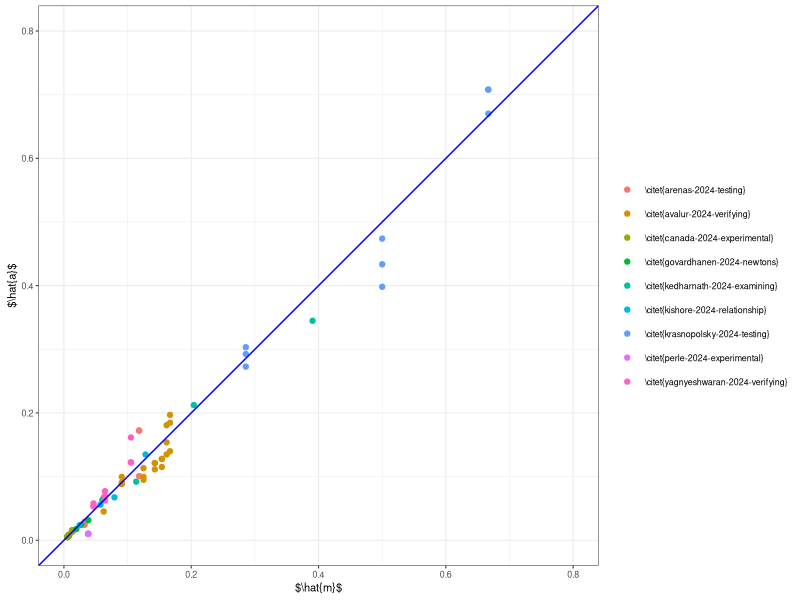
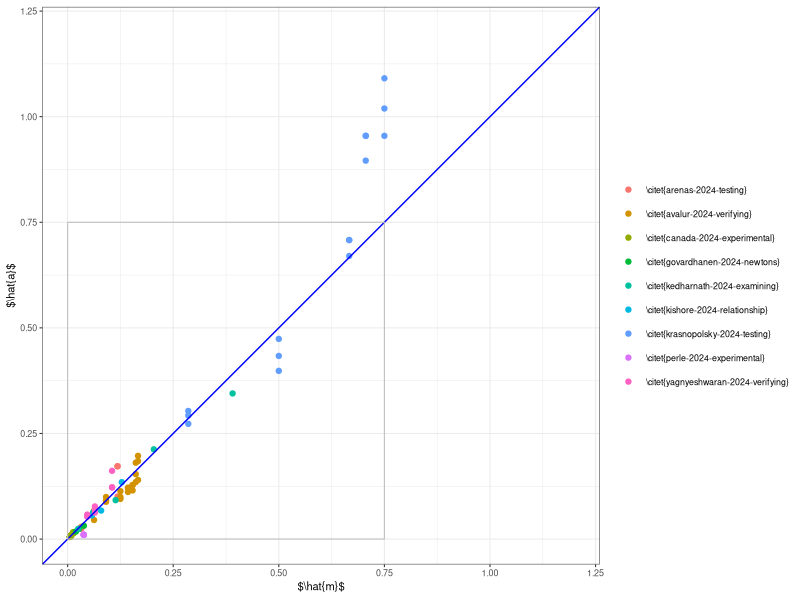

These charts were generated, in order, by the following R code:
library(ggplot2)
raw <- read.csv("all.csv",header=TRUE)

library(dplyr)
filtered <- filter(
    raw,
    2*x.m/t.s^2<8, # problematic entries in krasnopolsky
    #source!="govardhanen",
    #2*x.m/t.s^2/9.81<0.3,
)

data <- mutate(
 filtered,
 ameas.ms2 = 2*x.m/t.s^2,
 mhat = m2.kg/(m1.kg+m2.kg+mc.kg),
 ahat = ameas.ms2/9.81,
 )

data2 <- mutate(
 raw,
 ameas.ms2 = 2*x.m/t.s^2,
 mhat = m2.kg/(m1.kg+m2.kg+mc.kg),
 ahat = ameas.ms2/9.81,
 )    

library(svglite)
library(scales)
fig3 <- ggplot(data)+geom_point(aes(x=mhat,y=ahat,color=source))+
     ylim(0,0.8)+xlim(0,0.8)+
     geom_abline(slope=1.0,intercept=0.0,color='blue')+
     xlab('$\\hat{m}$')+
    ylab('$\\hat{a}$')+
    scale_color_manual(values=hue_pal()(9),
                         name=NULL,
                         labels=c("\\citet{arenas-2024-testing}",
                                  "\\citet{avalur-2024-verifying}",
                                  "\\citet{canada-2024-experimental}",
                                  "\\citet{govardhanen-2024-newtons}",
                                  "\\citet{kedharnath-2024-examining}",
                                  "\\citet{kishore-2024-relationship}",
                                  "\\citet{krasnopolsky-2024-testing}",
                                  "\\citet{perle-2024-experimental}",
                                  "\\citet{yagnyeshwaran-2024-verifying}"))+
    theme_bw(base_size=8)+
    guides(color=guide_legend(position="right"))+
    theme(aspect.ratio=1)
svglite('fig3.svg',width=6,height=4,pointsize=8)
print(fig3)
dev.off()

fit1 <- lm(ahat~mhat,data)
summary(fit1)

fit2 <- lm(ahat-mhat~mhat,data)
summary(fit2)

fig2 <- ggplot(data2)+geom_point(aes(x=mhat,y=ahat,color=source))+
     ylim(0,1.2)+xlim(0,1.2)+
     geom_abline(slope=1.0,intercept=0.0,color='blue')+
     annotate("rect",xmin=0,xmax=0.75,ymin=0,ymax=0.75,color="gray",linewidth=0.35,fill=NA)+
     xlab('$\\hat{m}$')+
    ylab('$\\hat{a}$')+
    scale_color_manual(values=hue_pal()(9),
                         name=NULL,
                         labels=c("\\citet{arenas-2024-testing}",
                                  "\\citet{avalur-2024-verifying}",
                                  "\\citet{canada-2024-experimental}",
                                  "\\citet{govardhanen-2024-newtons}",
                                  "\\citet{kedharnath-2024-examining}",
                                  "\\citet{kishore-2024-relationship}",
                                  "\\citet{krasnopolsky-2024-testing}",
                                  "\\citet{perle-2024-experimental}",
                                  "\\citet{yagnyeshwaran-2024-verifying}"))+
    theme_bw(base_size=8)+
    guides(color=guide_legend(position="right"))+
    theme(aspect.ratio=1)
svglite('fig2.svg',width=6,height=4,pointsize=8)
print(fig2)
dev.off()

fit3 <- lm(ahat-mhat~mhat,data2)
summary(fit3)
